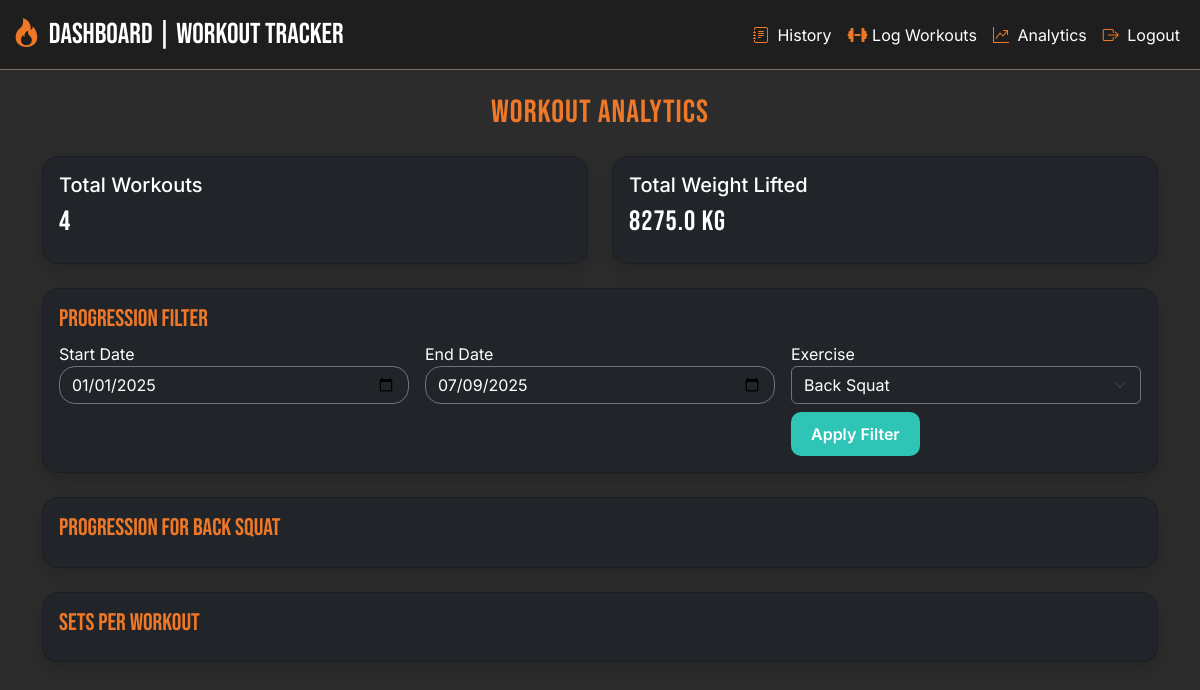
The page /analytics (signed in) on the database as committed earlier.
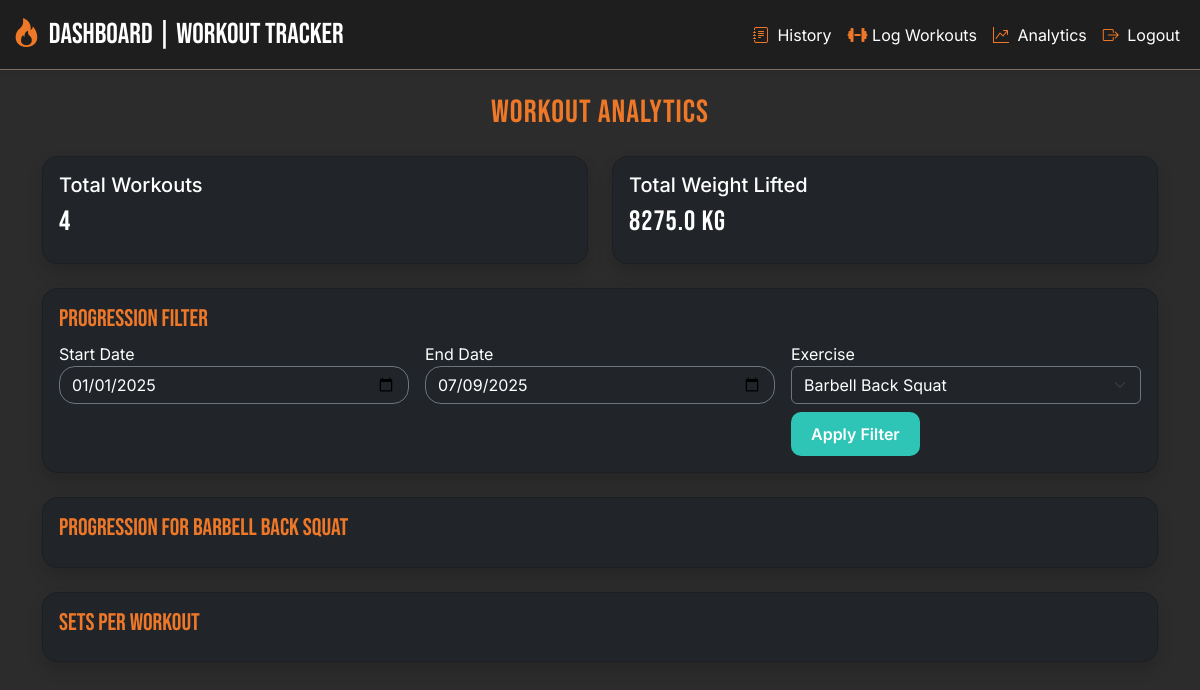
The same page on the database as committed later.
### tables this page shows
CREATE TABLE "exercises" (
	"id"	INTEGER,
	"name"	TEXT NOT NULL UNIQUE,
	"muscle_group"	TEXT NOT NULL,
	"equipment"	TEXT,
	"instruction"	TEXT,
	PRIMARY KEY("id" AUTOINCREMENT)
);

### app.py (the view, shortened to what this page needs)
@app.route('/analytics', methods=['GET', 'POST'])
def analytics():
    if 'user' not in session:
        return redirect('/login')
    user_id = session['user_id']
    if request.method == "POST":
        exercise_filter = request.form.get('exercise','')
        start_date = request.form.get('start-date', '2025-01-01')
        end_date = request.form.get('end-date', datetime.now().strftime("%Y-%m-%d"))
    else:
        exercise_filter = request.args.get('exercise','')
        start_date = request.args.get('start-date', '2025-01-01')
        end_date = request.args.get('end-date', datetime.now().strftime("%Y-%m-%d"))
    conn = sqlite3.connect('workout_tracker.db')
    c = conn.cursor()
    c.execute('''
        SELECT date, COUNT(*) as freq
        FROM workouts
        WHERE user_id = ?
        GROUP BY date
        ORDER BY date
        ''', (user_id,))
    freq_data = c.fetchall()
    progression = []
    progression = c.fetchall()
    c.execute('''
        SELECT DISTINCT name FROM exercises ORDER BY name
        ''')
    exercises = c.fetchall()
    if not exercise_filter and exercises:
        exercise_filter = exercises[0][0]
    sets_dates = [row[0] for row in freq_data]
    sets_counts = [row[1] for row in freq_data]
    prog_dates = [row[0] for row in progression]
    prog_weights = [row[1] for row in progression]
    c.execute('''
        SELECT COUNT(DISTINCT date), SUM(reps * weight)
        FROM workouts
        WHERE user_id = ?
        ''', (user_id,))
    result = c.fetchone()
    total_days = result[0] or 0
    total_weight = round(result[1] or 0, 2)
    conn.close()
    return render_template('analytics.html',total_days=total_days, total_weight=total_weight, exercises=exercises, sets_dates=sets_dates, sets_counts=sets_counts, prog_dates=prog_dates, prog_weights=prog_weights, selected_exercise=exercise_filter, start_date=start_date, end_date=end_date)

### templates/analytics.html (shortened to what this page needs)
{% extends "base.html" %}
{% block content %}
    <div class="container mt-4">
        <h2 class="text-center mb-4" style="font-family: 'Bebas Neue'; color: var(--primary);">Workout Analytics</h2>
        <div class="row g-4">
            <div class="col-md-6">
                <div class="card bg-dark text-white p-3 shadow">
                    <h5 style="color: var(--teal); font-family: 'Inter';">Total Workouts</h5>
                    <h3 style="font-family:'Bebas Neue'; color: white;">{{ total_days }}</h3>
                </div>
            </div>
            <div class="col-md-6">
                <div class="card bg-dark text-white p-3 shadow">
                    <h5 style="color: var(--teal); font-family: 'Inter';">Total Weight Lifted</h5>
                    <h3 style="font-family: 'Bebas Neue'; color: white;">{{ total_weight }} kg</h3>
                </div>
            </div>
        </div>
        <div class="card bg-dark text-white mt-4 p-3 shadow">
            <h4 style="font-family: 'Bebas Neue'; color: var(--primary);">Progression Filter</h4>
            <form method="POST" class="row g-3">
                <div class="col-md-4">
                    <label>Start Date</label>
                    <input type="date" name="start_date" class="form-control bg-dark text-white border-secondary" value="{{ start_date }}">
                </div>
                <div class="col-md-4">
                    <label>End Date</label>
                    <input type="date" name="end_date" class="form-control bg-dark text-white border-secondary" value="{{ end_date }}">
                </div>
                <div class="col-md-4">
                    <label>Exercise</label>
                    <select name="exercise" class="form-select bg-dark text-white border-secondary">
                        {% for ex in exercises %}
                            <option value="{{ ex[0] }}" {% if ex[0] == selected_exercise %}selected{% endif %}>{{ ex[0] }}</option>
                        {% endfor %}
                    </select>
                    <div class="col-12">
                        <button type="submit" class="btn btn-teal mt-2">Apply Filter</button>
                    </div>
                </div>
            </form>
        </div>
            <div class="card bg-dark text-white mt-4 p-3 shadow">
                <h4 style="font-family: 'Bebas Neue'; color: var(--primary);">Progression for {{ selected_exercise }}</h4>
            </div>
        <div class="card bg-dark text-white mt-4 p-3 shadow">
            <h4 style="font-family: 'Bebas Neue'; color: var(--primary);">Sets Per Workout</h4>
        </div>
    </div>
{% endblock %}

### templates/base.html (shortened to what this page needs)
<!DOCTYPE html>
<html>
<head>
    <link rel="stylesheet" href="https://cdnjs.cloudflare.com/ajax/libs/font-awesome/6.4.0/css/all.min.css">
    <link href="https://cdn.jsdelivr.net/npm/bootstrap@5.3.2/dist/css/bootstrap.min.css" rel="stylesheet">
    <link href="https://cdn.jsdelivr.net/npm/bootstrap-icons@1.10.5/font/bootstrap-icons.css" rel="stylesheet">
    <link rel="stylesheet" href="{{ url_for('static', filename='style.css') }}">
</head>
<body>
  {% if request.path not in ['/login', '/register'] %}
    <nav class="navbar navbar-expand-lg fixed-top shadow-sm" style="background-color: var(--light-dark); border-bottom: 1px solid var(--grey);">
      <div class="container-fluid">
        <a class="navbar-brand text-white d-flex align-items-center" href="/dashboard" style="font-family: 'Bebas Neue', sans-serif; font-size: 1.8rem;">
          <i class="bi bi-fire me-2" style="color: var(--primary);"></i> Dashboard | Workout Tracker
        </a>
        <div class="collapse navbar-collapse justify-content-end" id="navbarNav">
          <ul class="navbar-nav ms-auto">
              <a class="nav-link text-white" href="/history">
                <i class="bi bi-journal-text me-1" style="color: var(--primary);"></i> History
              </a>
              <a class="nav-link text-white" href="/log_workout">
                <i class="fas fa-dumbbell" style="color: var(--primary);"></i> Log Workouts
              </a>
              <a class="nav-link text-white" href="/analytics">
                <i class="bi bi-graph-up-arrow me-1" style="color: var(--primary);"></i> Analytics
              </a>
              <a class="nav-link text-white" href="/logout">
                <i class="bi bi-box-arrow-right me-1" style="color: var(--primary);"></i> Logout
              </a>
          </ul>
        </div>
      </div>
    </nav>
    <div style="height: 70px;"></div>
  {% endif %}
    <div>
        {% block content %}
        {% endblock %}
    </div>
</body>
</html>

### static/style.css (style rules this page uses)
.btn-teal { background-color: #2ec4b6; color: white; border: none; font-weight: 600; padding: 10px 20px; border-radius: 10px; }
.card { background-color: var(--light-dark); border-radius: 1rem; }
* { box-sizing: border-box; }
:root { --primary: #EE7828; --dark: #2c2c2c; --grey: #806d61; --light-dark: #1e1e1e; }
body { background-color: var(--dark); color: white; font-family: 'Inter', sans-serif; min-height: 100vh; }
a { color: var(--primary) }
h1, h2, h3 { font-family: 'Helvetica', sans-serif; letter-spacing: 1px; color: var(--primary); }
.form-control { background-color: #333; color:white; border: 1px solid #555; border-radius: 1rem; }

Rows that differ between the two databases and show on the page:
now on this page (row edited): exercises: name "Barbell Back Squat"
Other text that changed with them:
form field exercise: "Back Squat" → "Barbell Back Squat"
{{ selected_exercise }}: "Back Squat" → (not shown)
